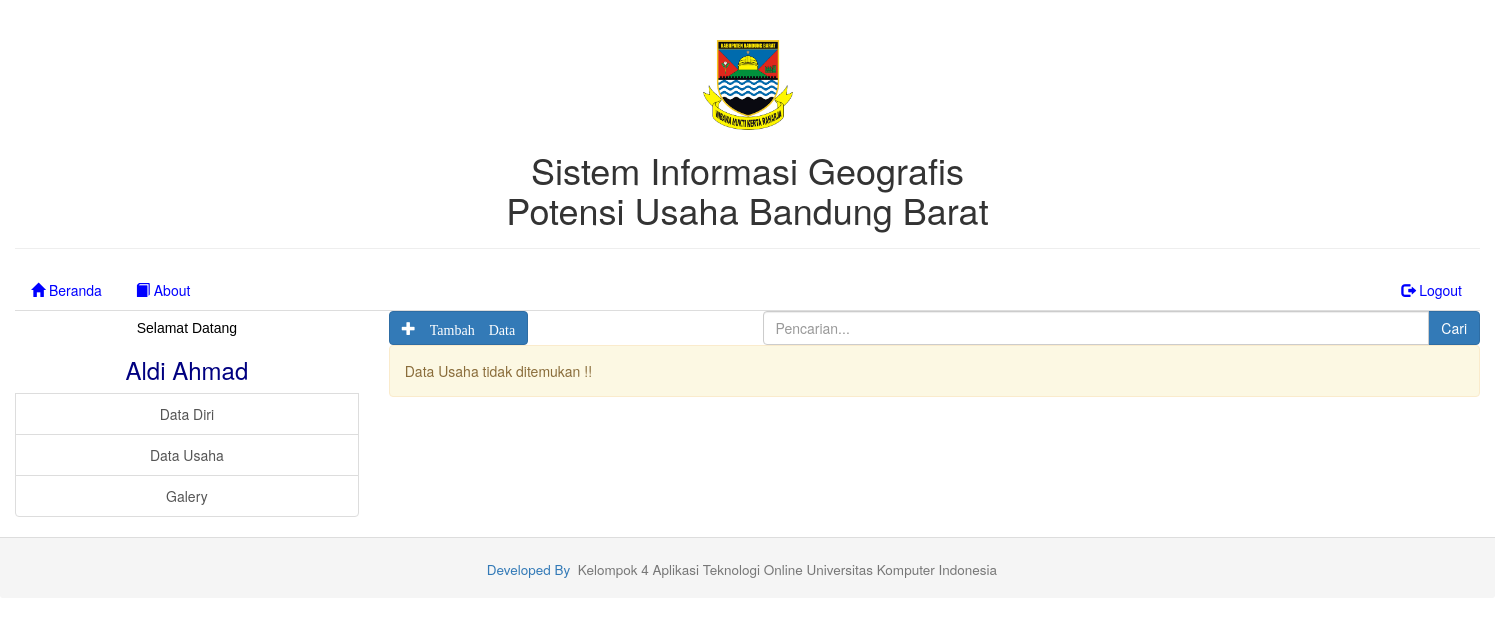
The page /pemilik_usaha/usaha_view.php (signed in) on the database as committed earlier.
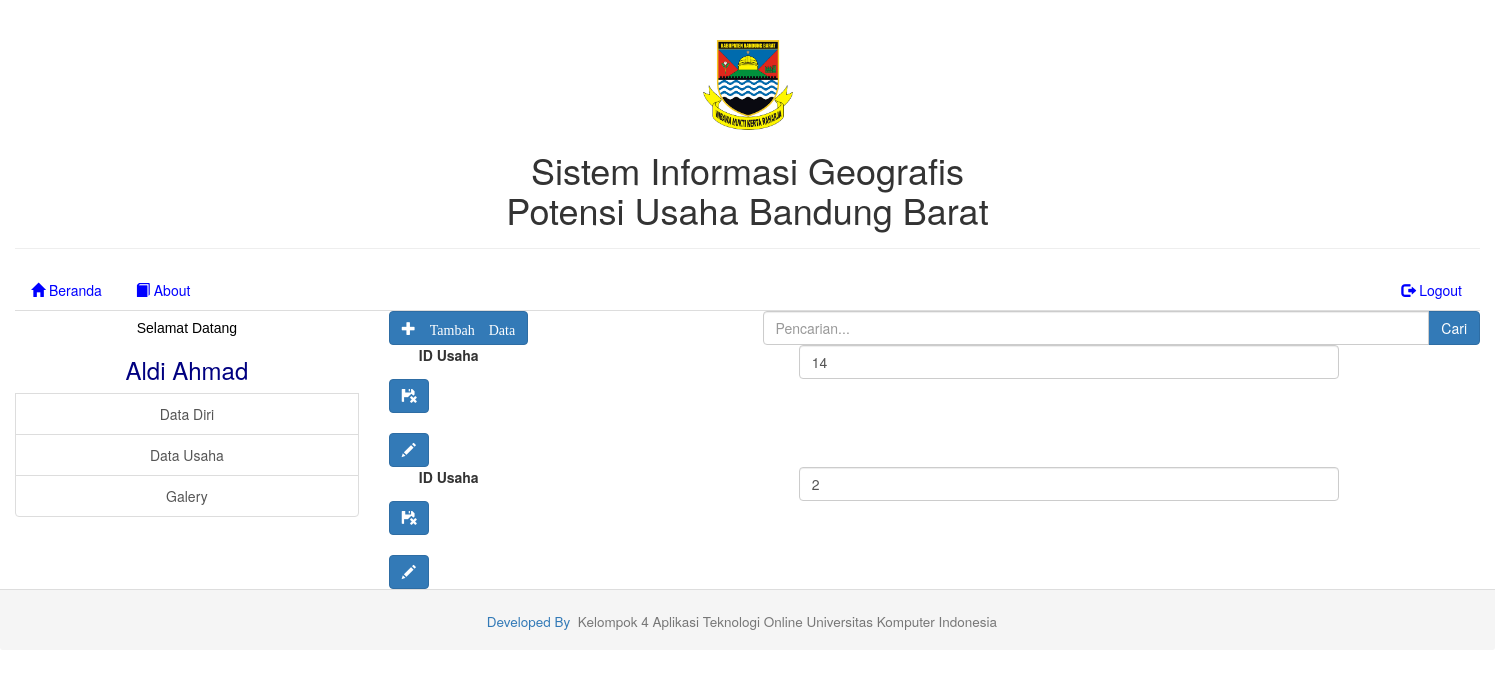
The same page on the database as committed later.
### tables this page shows
CREATE TABLE IF NOT EXISTS `pemilik_usaha` (
  `no_ktp` varchar(30) NOT NULL,
  `nama` varchar(50) NOT NULL,
  `alamat` varchar(50) NOT NULL,
  `tpt_lahir` varchar(20) NOT NULL,
  `tgl_lahir` date NOT NULL,
  `foto_ktp` varchar(50) NOT NULL,
  `no_telp` varchar(12) NOT NULL,
  `email` varchar(50) NOT NULL,
  `password` varchar(20) NOT NULL,
  `dihapus` char(1) NOT NULL DEFAULT 'T',
  `aktivasi` enum('DEACTIVE','ACTIVE') NOT NULL DEFAULT 'DEACTIVE',
  `tgl_daftar` datetime NOT NULL
);

CREATE TABLE IF NOT EXISTS `data_usaha` (
`id_usaha` int(11) NOT NULL,
  `nama_usaha` varchar(30) NOT NULL,
  `produk_utama` varchar(20) NOT NULL,
  `alamat_usaha` varchar(50) NOT NULL,
  `deskripsi_usaha` varchar(100) NOT NULL,
  `lat` float NOT NULL,
  `lng` float NOT NULL,
  `id_kec` int(11) NOT NULL,
  `id_desa` int(11) NOT NULL,
  `id_sektor` int(11) NOT NULL,
  `skala` enum('MIKRO','KECIL','MENENGAH') NOT NULL,
  `dihapus` char(1) DEFAULT 'T',
  `aktivasi` enum('ACTIVE','DEACTIVE') NOT NULL DEFAULT 'DEACTIVE',
  `no_ktp` varchar(30) NOT NULL,
  `tgl_daftar` datetime NOT NULL
);

### pemilik_usaha/usaha_view.php (the view, shortened to what this page needs)
<!DOCTYPE html>
<html lang="en">
  <head>
    <?php include("lib_func.php"); ?>
    <link href="css/bootstrap.min.css" rel="stylesheet">
  </head>
  <body>
<div class="container-fluid">
  <?php header_web();?>
</div>
<div class="container-fluid">
  <div class="row">
    <div class="col-md-3">
      <?php menu();?>
    </div>
    <div class="col-md-9">
      <div class="row">
        <div class="col-md-4">
          <a href="usaha_form_tambah.php">
            <button class="btn btn-primary btn-md" data-toggle="modal" data-target="#tambah">
              <span class="glyphicon glyphicon-plus" aria-hidden="true"> Tambah Data</span>
            </button>
          </a>
        </div>
        <div class="col-lg-8">
          <div class="input-group">
            <input type="text" class="form-control" placeholder="Pencarian...">
              <span class="input-group-btn">
                <button class="btn btn-primary" type="button">Cari</button>
              </span>
          </div>
        </div>
      </div>
      <div class="row">
        <div class="col-md-12">
          <?php
            $noktp = $_SESSION['no_ktp'];
            $link=koneksi_db();
            $sql="select * from data_usaha where no_ktp = '$noktp' order by nama_usaha";
            $res=mysql_query($sql,$link);
            $banyakrecord=mysql_num_rows($res);
            if($banyakrecord>0){
              while($data=mysql_fetch_array($res)){
                    ?>
              <div class="container">
                <div class="row">
                  <div class="col-md-12">
                    <div class="from-group">
                      <label for="id_usaha" class="col-sm-4  control-label">ID Usaha</label>
                      <div class="col-md-6">
                        <input type="text" value="<?=$data['id_usaha']?>" class="form-control">
                      </div>
                    </div>
                  </div>
                </div>
              </div>
                            <a href="javascript:;" data-id="<?php echo $data['id_usaha']; ?>" data-toggle="modal" data-target="#modal-konfirmasi">
                              <button class="btn btn-primary">
                                <span class="glyphicon glyphicon-floppy-remove" aria-hidden="true"></span>
                              </button>
                            </a>
                              <br>
                              <br>
                              <a href="usaha_form_edit.php?id_usaha=<?php echo $data['id_usaha'];?>">
                                <button type="submit" class="btn btn-primary" data-toggle="tooltip" data-placement="right" title="Ubah">
                                  <span class="glyphicon glyphicon-pencil" aria-hidden="true"></span>
                                </button>
                              </a>
                    <?php
                  }?>
            <?php
        }else{
          ?>
          <div class="alert alert-warning" role="alert">Data Usaha tidak ditemukan !!</div>
          <?php
        }?>
        </div>
      </div>
    </div>
  </div>
</div>
      <tr>
        <td colspan=2>
          <?php footer_web();?>
        </td>
      </tr>
  </body>
</html>

### pemilik_usaha/lib_func.php (shortened to what this page needs)
<!DOCTYPE html>
<html lang="en">
  <head>
    <link href="css/bootstrap.min.css" rel="stylesheet">
  </head>
  <body>
<?php
function header_web()
{ ?>
	<div class="page-header" align="center">
		<img src="gambar/KBB_logo.png" height="90" width="90" />
		<h1>Sistem Informasi Geografis<br> Potensi Usaha Bandung Barat</h1>
	</div>
	<ul class="nav nav-tabs">
		<li><a href="index.php"><span class="glyphicon glyphicon-home" aria-hidden="true"></span>  Beranda</a></li>
		<li><a href="index.php?app=about"><span class="glyphicon glyphicon-book" aria-hidden="true"></span>  About</a></li>
		<li class="dropdown pull-right"><a href="logout.php"><span class="glyphicon glyphicon-log-out" aria-hidden="true"></span> Logout</a></li>
	</ul>
<?php }
function footer_web()
{ ?>
  <div class="panel-footer" align="center">
    <h4><small><a>Developed By&nbsp;</a> Kelompok 4 Aplikasi Teknologi Online Universitas Komputer Indonesia&nbsp; &nbsp;</small></h4>
  </div>
<?php } ?>
<?php
function menu(){
  $noktp=$_SESSION['no_ktp'];
  $link=koneksi_db();
  $sql="select * from pemilik_usaha where no_ktp='$noktp'";
  $res=mysql_query($sql,$link);
  $data=mysql_fetch_array($res);
  $nama=$data['nama'];
  ?>
<div class="list-group" align="center">
  <div align="center" class="font1"><h5>Selamat Datang</h5></div>
  <div align="center"><font color="navy"><h3><?php echo "$nama";?></h3></font></div>
  <a href="index.php" class="list-group-item">Data Diri</a>
  <a href="usaha_view.php" class="list-group-item">Data Usaha</a>
  <a href="#.php" class="list-group-item">Galery</a>
</div>
<?php }
function koneksi_db(){
  $host = "localhost";
  $user = "root";
  $password = "";
  $link = mysql_connect($host,$user,$password);
    return $link;
}?>
  </body>
</html>

### pemilik_usaha/lib_func.php (style rules this page uses)
html, body { height: 100%; width: 100%; padding: 0; margin: 0; }
a:link, a:visited { color: blue; }
.font1 { font-family: "Arial"; color : black; font-size : 35pt; }

Rows that differ between the two databases and show on the page:
added data_usaha: id_usaha "14"
now on this page (row edited): data_usaha: id_usaha "2"
Other text that changed with them:
text no longer shown: "Data Usaha tidak ditemukan !!"
